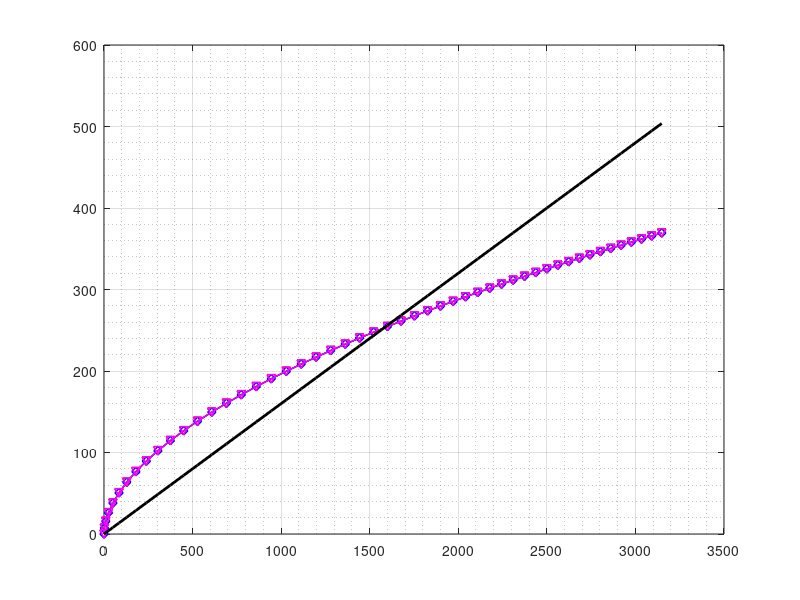

MATLAB code to generate this figure: (Note: this script raises an error after producing the figure.)
%Solow_Model
%This Model for the spread of a disease is only
%dependent on the state variable I

%% Set Parameter
a= 0.55;          %  Capital Intensity
b=0.56;           %  MPC
z=1-b;           % MPS 
n=0.03;             % Labor Growth 
g=0.03;              % Technolical Growth 
d=0.1;               % Depreciation
h=10;
L0 =1; % Initial Labor Force
K0 =1; % Initial Capital
A0=4;        % Total Factor Productivity
% Effective Capital Labor Ratio
        % Initial Income
  % Initial Steady State Investment
tmax=50 ; % NUmber of Weeks 
dt=1; % Size of time steps in week ( Since want to get dI
        % we would cross multiply to other side
   plotchoice = 1; % 1=S, 2=I, 3=R 4= All
%% Initialise Vectors
t=1:dt:tmax; % time vector
Nt = length (t); % number of time steps
L= zeros(1, Nt);  % Labor vector
            % Capital vector
A= zeros(1, Nt);            % Tachnology vector 

K= zeros(1, Nt); 
Y= zeros(1, Nt);   % Icome Vector
C= zeros(1, Nt); % Consumption Vector
I= zeros(1, Nt); % Actual Saving /Investemnt

Ik=zeros(1, Nt);  % Steady State Investment 
k= zeros(1, Nt);   % Icome Vector
y= zeros(1, Nt); % Consumption Vector
i= zeros(1, Nt); % Actual Saving /Investemnt 
c=zeros(1, Nt);  % Steady State Investment 
ik=zeros(1, Nt);  % Steady State Investment
L(1)= L0; 
K(1)= K0;
A(1)=A0;   % set initial infectio value
Y(1)= h*(K(1)*(L(1)*A(1)))^a;
I(1)=z*Y(1);  % set initial infectio value
C(1)= b*Y(1);
Ik(1)=(n+g+d)*K(1); 
ik(1)=(n+g+d)*k(1); % set initial infectio value
%% Calculations 
for it =1:Nt-1
L(it+1)= (1+n)*L(it); 
A(it+1)=(1+g)*A(it); 
K(it+1)= (1-d)*K(it) +  I(it) ;
Y(it+1)= h*(K(it+1)*L(it+1)*A(it+1))^a;
I(it+1)=z*Y(it+1);  
C(it+1)= b*Y(it+1);

k(it+1)= K(it+1)/(L(it+1)*A(it+1));
y(it+1)= h*(k(it+1))^a;
i(it+1)= z*y(it+1);  
c(it+1)= b*y(it+1);
ik(it+1)= (n+g+d)*k(it+1);
end
save output1  k i c ik y
%% Plots
switch plotchoice
    case 1
    plot(k, i, '-rv' ,'LineWidth',1); hold on;
 plot(k, i, '-bd' ,'LineWidth',1);
 plot(k, i, '-mv' ,'LineWidth',1); 
 plot(k, ik,'-black','LineWidth',2); hold off
        grid on
        grid minor
        legend('location','northwest', 'alpha=0.5', 'alpha=0.6', 'alpha=0.7')
        xlabel ('Capital Stock')
        ylabel ('Steady State I, Actual I, Cons, Income')
        title ('Steady State I, Actual I, Cons')     
end
%%

        % How to do the different simulation: Run the file, on the 
        %workspace change the variable, run it again, do the same. 
        %then you can present all the result in one case with above code
        %to do the sublot. copy each of the variales like k1, c1 i1, y1... to one file
       % say output1. but bow the name you are putting in the variable will output. do it for all all them. The build the subplot as above
       % suplot ( 3,2,4) it means you want three rows, 2 column and you are plottin
        %the the position of the variable in the matrix.
